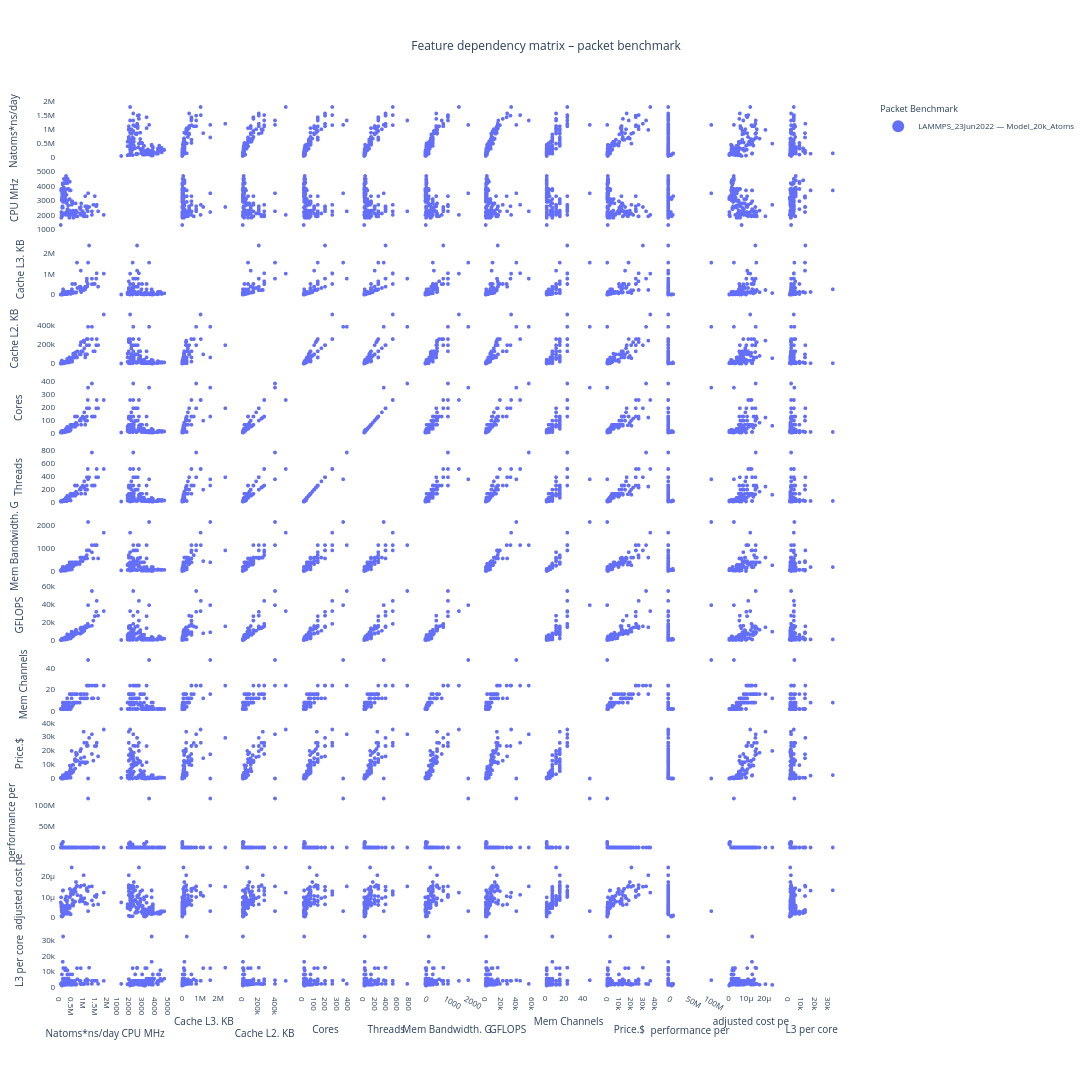

Write notebook code for a chart like this one.
### Markdown cell above
## Packet + Benchmark filter

### Code cell
import pandas as pd
import numpy as np
import plotly.express as px

# Initialize class and initial processing
processor = BenchmarkDataProcessor(filepath)

# Prepare data via class method
processor.prepare_data(
    x_axis_param='GFLOPS',
    use_all_values=True,
    x_axis_range=None
)

# Build data for scatter matrix
X = processor.X.copy()

# --- ADD ALL USEFUL COLUMNS FOR HOVER ---
# (use processor.filter_values, indices match X.index)

# Original identifiers
X['Component'] = processor.filter_values['component']
X['Packet'] = processor.filter_values['packet']
X['Benchmark'] = processor.filter_values['benchmark']

# All filters present in filter_values (exclude already added)
for key in processor.filter_values.keys():
    if key not in ['component', 'packet', 'benchmark', 'x_param_filter']:
        X[key] = processor.filter_values[key]

# Add x_param_filter with a clear name
X['x_param_value'] = processor.filter_values['x_param_filter']

# Create combined Packet + Benchmark column (for coloring)
X['packet_benchmark'] = (
    processor.filter_values['packet'].astype(str) + ' — ' +
    processor.filter_values['benchmark'].astype(str)
)

# CHOOSE COLOR CATEGORY
color_filter_key = 'packet_benchmark'  # can be changed

if color_filter_key in processor.filter_values:
    X['color_category'] = processor.filter_values[color_filter_key]
else:
    X['color_category'] = X[color_filter_key]

# Features to display – from the class
features = processor.features

# Color palette setup
color_sequence = px.colors.qualitative.Plotly
sorted_categories = sorted(X['color_category'].unique())

# BUILD SCATTER MATRIX WITH IMPROVED HOVER
fig = px.scatter_matrix(
    X,
    dimensions=features,
    symbol="color_category",
    color="color_category",
    color_discrete_sequence=color_sequence,
    labels={col: col.replace('_', ' ')[:16] for col in X.columns},
    height=1200,
    width=1500,
    category_orders={"color_category": sorted_categories},

    # ALL COLUMNS FOR HOVER (NO NAMES, JUST VALUES)
    hover_data={
        'Component': True,
        'Packet': True,
        'Benchmark': True,
        'processor_filter': True,
        'x_param_value': True,
        'cpu_freq_filter': True,
        'memory_bw_filter': True,
        'memory_channels_filter': True,
        'cores_filter': True,
        'threads_filter': True,
        'threadsCores_ratio_filter': True,
        'l3_cache_filter': True,
        'l2_cache_filter': True,
        'l3_per_core_filter': True,
        'wiki_fp32_filter': True,
        'packet_benchmark': False   # not shown separately, because it's the color
    }
)

# STYLING
# Log scale for all non-diagonal cells
for i in range(len(features)):
    for j in range(len(features)):
        if i != j:
            fig.update_xaxes(showline=True, ticks='outside', type='log', row=i+1, col=j+1)
            fig.update_yaxes(showline=True, ticks='outside', type='log', row=i+1, col=j+1)

# Make diagonal cells completely empty
for i in range(len(features)):
    fig.update_xaxes(showline=True, ticks='outside', row=i+1, col=i+1, visible=False)
    fig.update_yaxes(showline=True, ticks='outside', row=i+1, col=i+1, visible=False)

# Overall layout
fig.update_layout(
    plot_bgcolor='white',
    paper_bgcolor='white',
    font=dict(size=8),
    legend=dict(
        title_text=color_filter_key.replace('_', ' ').title(),
        title_font_size=9,
        font_size=8,
        itemsizing='constant',
        x=1.05,
        xanchor='left'
    ),
    title_text=f"Feature dependency matrix – {color_filter_key.replace('_', ' ')}",
    title_x=0.5,
    title_font_size=12,
    margin=dict(l=50, r=200, b=100, t=100),
    hoverlabel=dict(bgcolor="white", font_size=8)
)

fig.update_traces(marker=dict(size=4))
fig.update_traces(diagonal_visible=False)
fig.show()

save_dir = basepath + f"plots/dependency_matrix/"

base_name = f"scatter_matrix_{color_filter_key}"
safe_base_name = "".join(c if c.isalnum() else "_" for c in base_name)

filename = os.path.join(save_dir, safe_base_name + ".html")

# Create directory for saving plots if it doesn't exist
os.makedirs(save_dir, exist_ok=True)

# Save
fig.write_html(filename,
      include_plotlyjs='cdn',
      full_html=False,
      include_mathjax='cdn')

print(f"Plot saved: {filename}")

# img_filename = os.path.join(save_dir, safe_base_name + ".png")
# fig.write_image(img_filename, scale=0.5)
# print(f"Image saved: {img_filename}")

### Figure 1 — Plotly figure (JSON) as saved in the notebook; plotly's stock layout.template omitted (floating-point values rounded to 4 significant figures; data arrays with more than 128 entries replaced by an {"elided": "..."} marker saying what was removed)
{"data": [{"customdata": {"elided": "139x16 str values"}, "diagonal": {"visible": false}, "dimensions": [{"axis": {"matches": true}, "label": "Natoms*ns/day", "values": {"elided": "139 float values"}}, {"axis": {"matches": true}, "label": "CPU MHz", "values": {"elided": "139 int values"}}, {"axis": {"matches": true}, "label": "Cache L3. KB", "values": {"elided": "139 float values"}}, {"axis": {"matches": true}, "label": "Cache L2. KB", "values": {"elided": "139 int values"}}, {"axis": {"matches": true}, "label": "Cores", "values": {"elided": "139 int values"}}, {"axis": {"matches": true}, "label": "Threads", "values": {"elided": "139 int values"}}, {"axis": {"matches": true}, "label": "Mem Bandwidth. G", "values": {"elided": "139 float values"}}, {"axis": {"matches": true}, "label": "GFLOPS", "values": {"elided": "139 float values"}}, {"axis": {"matches": true}, "label": "Mem Channels", "values": {"elided": "139 int values"}}, {"axis": {"matches": true}, "label": "Price.$", "values": {"elided": "139 float values"}}, {"axis": {"matches": true}, "label": "performance per ", "values": {"elided": "139 float values"}}, {"axis": {"matches": true}, "label": "adjusted cost pe", "values": {"elided": "139 float values"}}, {"axis": {"matches": true}, "label": "L3 per core", "values": {"elided": "139 float values"}}], "hovertemplate": "color category=LAMMPS_23Jun2022 — Model_20k_Atoms<br>%{xaxis.title.text}=%{x}<br>%{yaxis.title.text}=%{y}<br>Component=%{customdata[0]}<br>Packet=%{customdata[1]}<br>Benchmark=%{customdata[2]}<br>processor filter=%{customdata[3]}<br>x param value=%{customdata[4]}<br>cpu freq filter=%{customdata[5]}<br>memory bw filter=%{customdata[6]}<br>memory channels =%{customdata[7]}<br>cores filter=%{customdata[8]}<br>threads filter=%{customdata[9]}<br>threadsCores rat=%{customdata[10]}<br>l3 cache filter=%{customdata[11]}<br>l2 cache filter=%{customdata[12]}<br>l3 per core filt=%{customdata[13]}<br>wiki fp32 filter=%{customdata[14]}<extra></extra>", "legendgroup": "LAMMPS_23Jun2022 — Model_20k_Atoms", "marker": {"color": "#636EFA", "size": 4, "symbol": "circle"}, "name": "LAMMPS_23Jun2022 — Model_20k_Atoms", "showlegend": true, "type": "splom"}], "layout": {"dragmode": "select", "font": {"size": 8}, "height": 1200, "hoverlabel": {"bgcolor": "white", "font": {"size": 8}}, "legend": {"font": {"size": 8}, "itemsizing": "constant", "title": {"font": {"size": 9}, "text": "Packet Benchmark"}, "tracegroupgap": 0, "x": 1.05, "xanchor": "left"}, "margin": {"b": 100, "l": 50, "r": 200, "t": 100}, "paper_bgcolor": "white", "plot_bgcolor": "white", "title": {"font": {"size": 12}, "text": "Feature dependency matrix – packet benchmark", "x": 0.5}, "width": 1500}}
